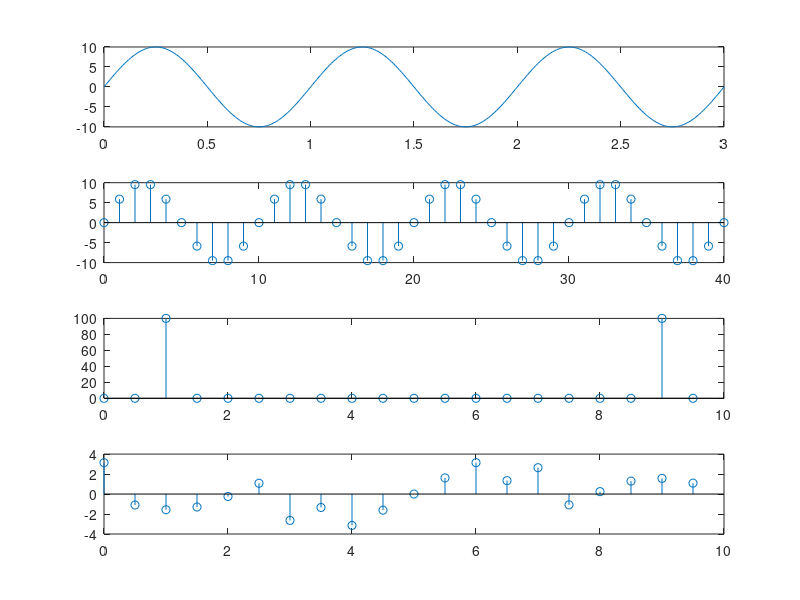

This chart was generated by the following MATLAB code:
t=0:0.01:3;
xt = 10*sin(2*pi*t);
figure(14);
%第一题
subplot(411);
plot(t,xt);

fs = 10;
T = 1/fs;
n=0:40;
xn = 10*sin(2*pi*n*T);
%第二题
subplot(412);
stem(n,xn);

%第三题
X=fft(xn,20);
subplot(413);
stem((0:length(X)-1)/length(X) * fs,abs(X));
subplot(414);
stem((0:length(X)-1)/length(X) * fs,angle(X));
